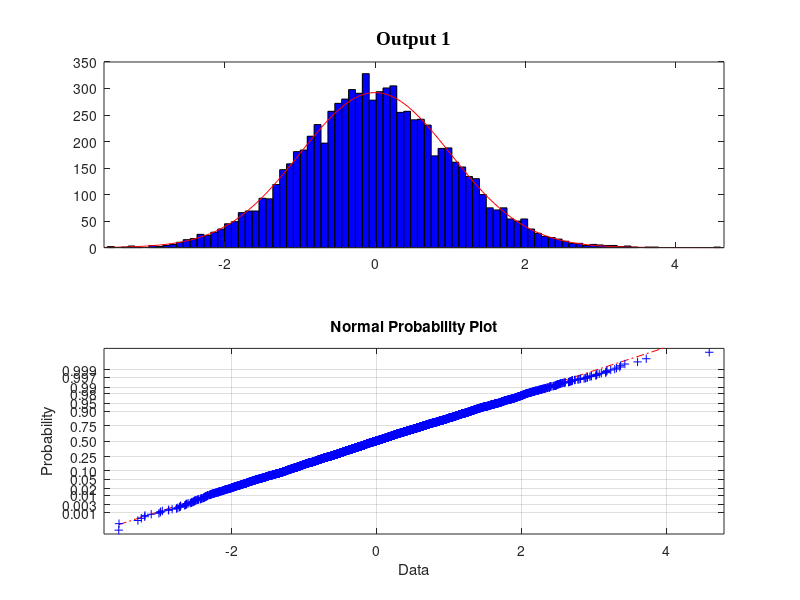
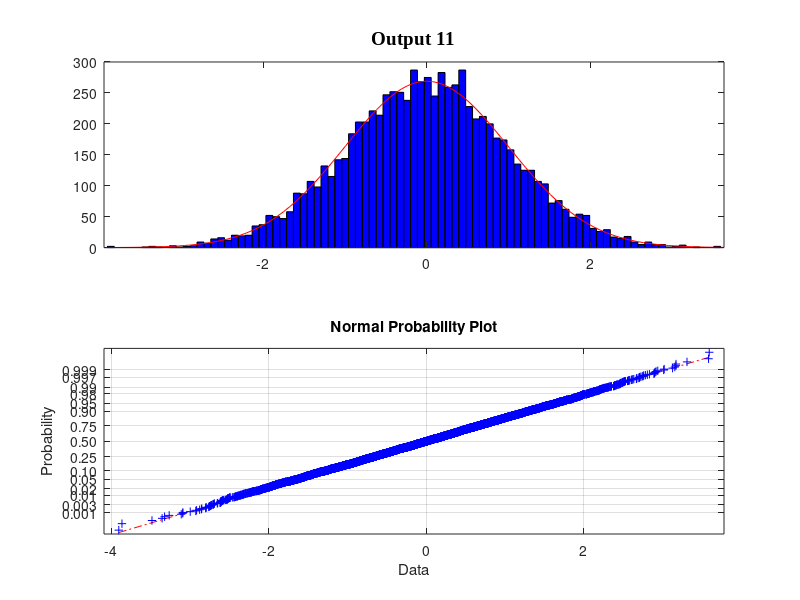
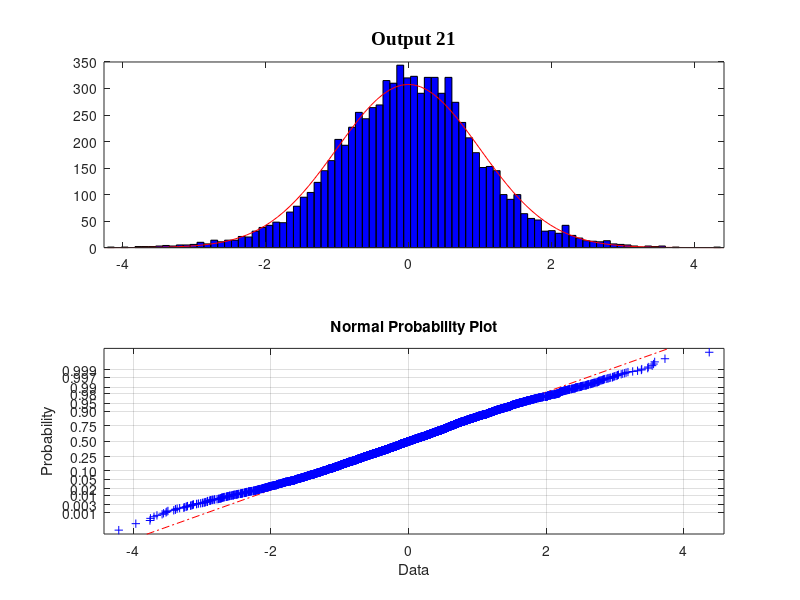

Here is the MATLAB script that generated these plots, in order: (Note: this script raises an error after producing the figures.)
function multiple_models(~)
clear;
clc;
close all;
load PART_III_DATA_3
Fs = 980;
fs=980;
N=length(Baseline_Signals(:,2));
TT=0:1/Fs:(length(Baseline_Signals(:,2))-1)/Fs;

baseline = [];
inspection = [];
for i=1:30
    Baseline_Signals(:,i)=detrend(Baseline_Signals(:,i));
    baseline(:,i)=Baseline_Signals(:,i)./std(Baseline_Signals(:,i));
end

for i=1:10
    Inspection_Unknown_Signals(:,i) = detrend(Inspection_Unknown_Signals(:,i));
    inspection(:,i) =  Inspection_Unknown_Signals(:,i)./std( Inspection_Unknown_Signals(:,i));
end

giannis=input('Which output is to be identified? \n');

%--------------------------------------------------------------------------
%                    Histogram and Normal Probability Plot
%--------------------------------------------------------------------------

i=10; ii=14; 

for output=1:10:21
    figure
    subplot(2,1,1),histfit(baseline(:,output),round(sqrt(N)))
    set(gca,'fontsize',i),box on
    feval('title',sprintf('Output %d',output),'Fontname','TimesNewRoman','fontsize',ii)
    subplot(2,1,2), normplot(baseline(:,output))
    set(gca,'fontsize',i),box on
end

pause

%--------------------------------------------------------------------------
%---------------- Welch based excitation-response spectra -----------------
%--------------------------------------------------------------------------

clc

disp('Welch based excitation-response spectra')
WINDOW=input('Give window length (samples): \n');
OVERLAP=0.8

NFFT=WINDOW;

%----------------------- estimation parameters ----------------------------
%--------------------------------------------------------------------------
if isempty(WINDOW); WINDOW = 1024; NFFT = WINDOW; end                     
%--------------------------------------------------------------------------

i=10; ii=14;

figure
[Pyy,w] = pwelch(baseline(:,giannis),WINDOW,round(OVERLAP*WINDOW),NFFT,fs); % response spectrum
plot(w,20*log10(abs(Pyy)))
set(gca,'fontsize',i),box on
xlim([0 fs/2])
feval('title',sprintf('Welch based response spectrum for output'),'Fontname','TimesNewRoman','fontsize',ii)
ylabel('PSD (dB)','Fontname','TimesNewRoman','Fontsize',ii)
xlabel('Frequency (Hz)','Fontname','TimesNewRoman','Fontsize',ii)


%--------------------------------------------------------------------------
%---------------- Welch based output spectra (window effect) --------------
%--------------------------------------------------------------------------

clear Pyy* w

%--------------------------------------------------------------------------
WINDOW1=512; WINDOW2=1024; WINDOW3=2048; WINDOW4=4096; OVERLAP=0.8;
%--------------------------------------------------------------------------

[Pyy1,w1] = pwelch(baseline(:,giannis),WINDOW1,round(OVERLAP*WINDOW1),WINDOW1,fs);
[Pyy2,w2] = pwelch(baseline(:,giannis),WINDOW2,round(OVERLAP*WINDOW2),WINDOW2,fs);
[Pyy3,w3] = pwelch(baseline(:,giannis),WINDOW3,round(OVERLAP*WINDOW3),WINDOW3,fs);
[Pyy4,w4] = pwelch(baseline(:,giannis),WINDOW4,round(OVERLAP*WINDOW4),WINDOW4,fs);

i=10; ii=14;

figure
plot(w1,20*log10(abs(Pyy1)),'k'),hold on
plot(w2,20*log10(abs(Pyy2)),'b')
plot(w3,20*log10(abs(Pyy3)),'r')
plot(w4,20*log10(abs(Pyy4)),':g')
set(gca,'fontsize',i)
xlim([0 fs/2])
title('Welch based output spectrum (window effect)','Fontname','TimesNewRoman','Fontsize',ii)
ylabel('Magnitude (dB)','Fontname','TimesNewRoman','Fontsize',ii)
xlabel('Frequency (Hz)','Fontname','TimesNewRoman','Fontsize',ii)
legend('512','1024','2048','4096','Location','SouthEast','Orientation','horizontal')

pause % ,close

%--------------------------------------------------------------------------
%---------------------------- AR identification -----------------------------
%--------------------------------------------------------------------------

disp('-----------------------------------');
disp('         AR Identification        ')
disp('-----------------------------------');
clc;
close all;
output=input('Select output for which to run ARX models:');

DATA=iddata(baseline(:,output),[],1/Fs);

minar=input('Give minimum AutoRegressive (AR) order: \n');
maxar=input('Give maximum AutoRegressive (AR) order: \n');

tic
for order=minar:maxar
%     models{order}=armax(DATA,[order order]);
    models{order}=ar(DATA,order);
    modal{order}=the_modals(models{order}.c,models{order}.a,Fs,1,1);
end
toc

Yp=cell(1,maxar); rss=zeros(1,maxar); BIC=zeros(1,maxar);

for order=minar:maxar
    BIC(order)=log(models{order}.noisevariance)+...
         (size(models{order}.parametervector,1)*log(N))/N;
end

for order=minar:maxar
    Yp{order}=predict(models{order},DATA,1);
    rss(order)=100*(norm(DATA.outputdata-Yp{order}.outputdata)^2)/(norm(DATA.outputdata)^2);
end
%% 
clear;
clc;
close all;
load MM_condC
%--------------------------------------------------------------------------
%-----------------------------  BIC-RSS plot ------------------------------
%--------------------------------------------------------------------------

i=10; ii=14;

figure
subplot(3,1,1),plot(minar:maxar,BIC(minar:maxar),'-o')
xlim([minar maxar])
title('BIC criterion','Fontname','TimesNewRoman','Fontsize',ii)
ylabel('BIC','Fontname','TimesNewRoman','Fontsize',ii)
set(gca,'fontsize',i)
subplot(3,1,2),plot(minar:maxar,rss(minar:maxar),'-o')
xlim([minar maxar])
title('RSS/SSS criterion','Fontname','TimesNewRoman','Fontsize',ii)
ylabel('RSS/SSS (%)','Fontname','TimesNewRoman','Fontsize',ii)
xlabel('AR(n)','Fontname','TimesNewRoman','Fontsize',ii)
set(gca,'fontsize',i)

subplot(3,1,3),plot(minar:maxar,aic(models{minar:maxar}),'-o')
xlim([minar maxar])
title('AIC criterion','Fontname','TimesNewRoman','Fontsize',ii)
ylabel('AIC','Fontname','TimesNewRoman','Fontsize',ii)
set(gca,'fontsize',i)

pause 

%--------------------------------------------------------------------------
%----------------- ARX/ARMA frequency stabilization plot ------------------
%--------------------------------------------------------------------------

    
[D,fn,z] = deal(zeros(maxar,round(maxar/2+1)));

for order=minar:maxar
    qq=size(modal{order},1);
    D(order,1:qq) = modal{order}(:,3).';
    fn(order,1:qq) = modal{order}(:,1).';
    z(order,1:qq) = modal{order}(:,2).';
end

i=10; ii=14;

figure, hold on
for order=minar:maxar
    for jj=1:maxar/2
        imagesc([5*fn(order,jj)],[order],[z(order,jj)])
    end
end
axis([0,5*Fs/2,minar,maxar])
colorbar,box on,
h = get(gca,'xtick');
set(gca,'xticklabel',h/5,'fontsize',i);
title('Frequency stabilization plot (colormap indicates damping ratio)','Fontname','TimesNewRoman','Fontsize',ii)

ylabel('AR(n)','Fontname','TimesNewRoman','Fontsize',ii)

xlabel('Frequency (Hz)','Fontname','TimesNewRoman','Fontsize',ii)
%text(5*Fs/2,45,'Damping Ratio','Fontname','TimesNewRoman','Fontsize',ii,...
%    'Rotation',-90,'VerticalAlignment','Middle','HorizontalAlignment','center')

pause % ,close

order=input('Select final model order: \n'); % select ARX/ARMA model orders <----------

disp('Natural Frequencies (Hz)');
disp(nonzeros(fn(order,:)))
 
disp('Damping Ratios (%)');
disp(nonzeros(z(order,:)))

pause

%--------------------------------------------------------------------------
%----------------------------- ARX/ARMA FRF -------------------------------
%--------------------------------------------------------------------------

[MAG,PHASE,wp] = dbode(models{order}.c,models{order}.a,1/Fs,2*pi*[0:0.01:Fs/2]);

i=10; ii=14;

figure
plot(wp/(2*pi),20*log10(abs(MAG)))
%plot(w,20*log10(abs(Txy)),'r')
xlim([0 Fs/2])
set(gca,'fontsize',i)

feval('title',sprintf('Parametric FRF for selected orders - AR(%d)',order),...
    'Fontname','TimesNewRoman','fontsize',ii)
ylabel('Magnitude (dB)','Fontname','TimesNewRoman','Fontsize',ii)
xlabel('Frequency (Hz)','Fontname','TimesNewRoman','Fontsize',ii)

pause % ,close

%--------------------------------------------------------------------------
%---------------- Parametric vs non-parametric spectrum comparison -------------
%--------------------------------------------------------------------------

%--------------------------------------------------------------------------
%order = 30; % select ARX orders                                           <----------
WINDOW = 512; NFFT = WINDOW; OVERLAP = 0.8; % Welch based parameters       <----------
%--------------------------------------------------------------------------

[Pyy,w] = pwelch(baseline(:,output),WINDOW,round(OVERLAP*WINDOW),NFFT,Fs);
[MAG,PHASE,wp] = ffplot(models{order},0:0.01:Fs/2);
MAG=reshape(MAG,[1 size(MAG,3)]);

figure
plot(wp,20*log10(abs(MAG))),hold on
plot(w,20*log10(abs(Pyy)),'r')
xlim([0 Fs/2])
set(gca,'fontsize',i)
title('Parametric (AR based) vs non-parametric (Welch based) spectrum comparison',...
    'Fontname','TimesNewRoman','Fontsize',ii)
ylabel('Magnitude (dB)','Fontname','TimesNewRoman','Fontsize',ii)
xlabel('Frequency (Hz)','Fontname','TimesNewRoman','Fontsize',ii)
legend('Parametric','Welch based','Location','SouthEast','Orientation','vertical')
pause 

%--------------------------------------------------------------------------
%---------------- Parametric vs non-parametric FRF comparison -------------
%--------------------------------------------------------------------------
clear Pyy w MAG PHASE wp
%--------------------------------------------------------------------------
%order = 30; % select ARX orders                                           <----------
WINDOW = 512; NFFT = WINDOW; OVERLAP = 0.8; % Welch based parameters       <----------
%--------------------------------------------------------------------------

[Pyy,w] = pwelch(baseline(:,output),WINDOW,round(OVERLAP*WINDOW),NFFT,Fs);
% [MAG,PHASE,wp] = dbode(models{order}.A,models{order}.C,1/Fs,2*pi*[0:0.01:fs/2]);
[MAG1,PHASE1,wp1] = ffplot(models{(50)},0:0.01:Fs/2);
MAG1=reshape(MAG1,[1 size(MAG1,3)]);
[MAG2,PHASE2,wp2] = ffplot(models{(60)},0:0.01:Fs/2);
MAG2=reshape(MAG2,[1 size(MAG2,3)]);
[MAG3,PHASE3,wp3] = ffplot(models{(70)},0:0.01:Fs/2);
MAG3=reshape(MAG3,[1 size(MAG3,3)]);
[MAG4,PHASE4,wp4] = ffplot(models{(80)},0:0.01:Fs/2);
MAG4=reshape(MAG4,[1 size(MAG4,3)]);
[MAG5,PHASE5,wp5] = ffplot(models{(90)},0:0.01:Fs/2);
MAG5=reshape(MAG5,[1 size(MAG5,3)]);

% MAGN=[]; PHAS=[]; wpp=[];
% for i =1:5
%     [MAGN(:,i),PHAS,wpp(:,i)] = ffplot(models{(40+i*10)},0:0.01:Fs/2);
% end
% for i =1:5
%     MAGN(:,i)=reshape(MAGN(:,i),[1 size(MAGN(:,i),3)]);
% end
i=10; ii=14;

figure
% for iii=1:5
%     plot(wpp(:,iii)/(2*pi),20*log10(abs(MAGN(:,iii)))),hold on
% end
plot(wp1,20*log10(abs(MAG1)),'g'),hold on
plot(wp2,20*log10(abs(MAG2)),'y'),hold on
plot(wp3,20*log10(abs(MAG3)),'b'),hold on
plot(wp4,20*log10(abs(MAG4)),'m'),hold on
plot(wp5,20*log10(abs(MAG5)),'r'),hold on
plot(w,20*log10(abs(Pyy)),'k')
xlim([0 Fs/2])
set(gca,'fontsize',i)
title('Parametric (AR based) vs non-parametric (Welch based) spectrum comparison',...
    'Fontname','TimesNewRoman','Fontsize',ii)
ylabel('Magnitude (dB)','Fontname','TimesNewRoman','Fontsize',ii)
xlabel('Frequency (Hz)','Fontname','TimesNewRoman','Fontsize',ii)
legend('AR(50)','AR(60)','AR(70)','AR(80)','AR(90)','Welch based','Location','SouthEast','Orientation','vertical')
pause

%--------------------------------------------------------------------------
%----------------------------- Residual ACF -------------------------------
%--------------------------------------------------------------------------

res=DATA.outputdata-Yp{order}.outputdata;

figure
acf_wn(res(order+1:end),100,0.8);
title('Residuals ACF','Fontname','TimesNewRoman','fontsize',12)
ylim([-0.5 0.5])
    
pause

%--------------------------------------------------------------------------
%                    Histogram and Normal Probability Plot
%--------------------------------------------------------------------------

N=length(res);

i=10; ii=14; 

figure
subplot(2,1,1),histfit(res,round(sqrt(N)))
set(gca,'fontsize',i),box on
title('Residuals','Fontname','TimesNewRoman','fontsize',ii)
subplot(2,1,2), normplot(res)
set(gca,'fontsize',i),box on

pause


%--------------------------------------------------------------------------
%                              Poles - Zeros
%--------------------------------------------------------------------------

figure
pzmap(models{order})

pause

%--------------------------------------------------------------------------
%                           Signal - predictions
%--------------------------------------------------------------------------

figure
plot(TT,DATA.outputdata,'-o'), hold on
plot(TT,Yp{order}.outputdata,'*')
title('Model one-step-ahead prediction (*) vs actual signal (o)','Fontname','TimesNewRoman','fontsize',12)
ylabel('Signal','Fontname','TimesNewRoman','Fontsize',ii)
xlabel('Time (s)','Fontname','TimesNewRoman','Fontsize',ii)
%xlim([11 11.3])

%--------------------------------------------------------------------------
%--------------------------------------------------------------------------
%AUXILIARY FILES
%--------------------------------------------------------------------------
%--------------------------------------------------------------------------
function [F,limits]=fdi_spectral_density(y_healthy,y_faulty,window,nfft,fs,alpha)

[Pyh,w] = pwelch(y_healthy,window,0,nfft,fs);
[Pyf,w] = pwelch(y_faulty,window,0,nfft,fs);
F = Pyh./Pyf;,K = length(y_healthy)/window;,p = [alpha/2 1-alpha/2];
limits = finv(p,2*K,2*K);
figure,plot(w,F),grid on,hold on
line([0 w(end)+1],[limits(1) limits(1)],'color','r','linestyle','--','linewidth',1.5)
line([0 w(end)+1],[limits(2) limits(2)],'color','r','linestyle','--','linewidth',1.5)
hold off

function fdi_frf(x_healthy,y_healthy,x_faulty,y_faulty,window,nfft,fs,alpha)

[tyh,w] = tfestimate(x_healthy,y_healthy,window,0,nfft,fs);
[tyf,w] = tfestimate(x_faulty,y_faulty,window,0,nfft,fs);  
[cyh,w] = mscohere(x_healthy,y_healthy,window,0,nfft,fs);  
K = length(y_healthy)/window; 
Tyh = abs(tyh);,Tyf = abs(tyf);,var_frf = [(1-cyh)./(2*K*cyh)].*Tyh.^2;
dT = Tyh - Tyf;,p = [alpha/2 1-alpha/2];,n = norminv(p);,z = n(2); % uper bound
figure,plot(w,abs(dT)./sqrt(2*var_frf)),grid on,hold on,,plot(w,z*ones(size(w)),'r')
hold off

function [Q,limit] = fdi_model_parameter(model_o,model_u,alpha)

theta_o = model_o.parametervector;,theta_u = model_u.parametervector;
P_o = model_o.covarianvematrix;,dtheta = theta_o - theta_u;,dP = 2*P_o;
Q = dtheta.'*inv(dP)*dtheta;,p = 1-alpha;,limit = chi2inv(p,size(theta_o,1));
figure,bar([0 Q 0]),hold on
line([0 4],[limit limit],'color','r','linestyle','--','linewidth',1.5)
hold off
set(gca,'fontsize',12,'xtick',[]),
title(' Model Parameter Based Method','fontsize',16)
ylabel('Test Statistic','fontsize',16)


function [Q,limit]=fdi_model_residual(model_o,data_o,data_u,method,alpha,max_lag)
%method: 'var' uses the residual variance, 'lik' the likelihood function and 'unc' the residual uncorrelatedness.
res_o = resid(model_o,data_o) ;,res_u = resid(model_o,data_u) ; 
var_res_o = var(res_o.outputdata) ;,var_res_u = var(res_u.outputdata) ;
Nu = size(res_u.outputdata,1) ;,No = size(res_o.outputdata,1) ;,d = length(model_o.parametervector) ;
if strcmp(method,'var')
    disp('Method A: Using the residual variance')    
    Q = var_res_u/var_res_o;
    p = 1-alpha;limit = finv(p,Nu-1,No-d-1);
    figure,bar([0 Q 0])
    hold on
    line([0 4],[limit limit],'color','r','linestyle','--','linewidth',1.5)
    hold off
    set(gca,'fontsize',12,'xtick',[])
    title('Residual Based Method A: using the residual variance','fontsize',16)
    ylabel('Test Statistic','fontsize',16)
elseif strcmp(method,'lik')
    disp('Method B: Using the likelihood function')
    Q = No*var_res_u/var_res_o ;
    p = 1-alpha;,limit = chi2inv(p,No);
    figure,bar([0 Q 0])
    hold on
    line([0 4],[limit limit],'color','r','linestyle','--','linewidth',1.5)
    hold off
    set(gca,'fontsize',12,'xtick',[])
    title('Residual Based Method B: using the likelihood function','fontsize',16)
    ylabel('Test Statistic','fontsize',16)
else 
    disp('Method C: Using the residual uncorrelatedness')
    rho_u = autocorr(res_u.outputdata,max_lag);,rho = rho_u(2:end).';
    Q = No*(No+2)*sum((rho.^2)./(No-(1:max_lag)));
    p = 1-alpha;,limit = chi2inv(p,max_lag-1);
    figure,bar([0 Q 0])
    hold on
    line([0 4],[limit limit],'color','r','linestyle','--','linewidth',1.5)
    hold off
    set(gca,'fontsize',12,'xtick',[])
    title(' Residual Based Method C: using the residual uncorrelatedness','fontsize',16)
    ylabel('Test Statistic','fontsize',16)
    
end

function [ac,a,sac,sx,up,x_axis]=acf(x,lag,y)
lim=max(size(x));
if nargin==2
    a=xcov(x,'coeff');
    tmp=max(size(a));
    ac=a(((tmp-1)/2)+1:((tmp-1)/2)+1+lag,1);
    sac=size(ac);
    up=(1.96/sqrt(lim))*ones(lag,1);
    lo=-up;
    x_axis=(0:1:lag-1)';
    sx=size(x_axis);
    bar(x_axis,ac(2:length(ac)))
    hold
    plot(x_axis,up,x_axis,lo)
    hold
    axis([0 lag-1 -1 1])
else
    a=xcov(x,y,'coeff');
    tmp=max(size(a));
    ac=a(((tmp-1)/2)+1:((tmp-1)/2)+1+lag,1);
    sac=size(ac);
    up=(1.96/sqrt(lim))*ones(lag,1);
    lo=-up;
    x_axis=(0:1:lag-1)';
    sx=size(x_axis);
    bar(x_axis,ac(2:length(ac)))
    hold
    plot(x_axis,up,x_axis,lo)
    hold
    axis([0 lag-1 -1 1])
end
% Not testeeeeeeeeed
function [modal]=the_modals(num,den,Fs,s,m)
% Estimation of the modal parameters (works inside the monte_carlo.m)
for i=1:s*m;
   [Delta,fn,z] = disper_new120106(num(i,:),den,Fs);
   Delta_full(:,i) = Delta;
   clear Delta
end

Delta_na=[];
for i = 1:length(fn)
   Delta_na(i,:) = max(abs(Delta_full(i,:)));
end
modal = [fn z Delta_na];


function [Delta,fn,z,R,lambda]=disper_new120106(num,den,Fs)

% num		: The numerator of the transfer function
% den		: The denominator of the transfer function
% Fs		: The sampling frequency (Hz)
% Delta	: The precentage dispersion
% fn		: The corresponding frequencies (Hz)
% z		: The corresponding damping (%)
% R		: The residues of the discrete system
% Mag		: The magnitude of the corresponding poles
% This function computes the dispersion of each frequency of a system. The System is  
% enetred as a transfer function. In case the order of numerator polynomial is greater than 
% that of the denominator the polynomial division is apllied, and the dispersion is considered at
% the remaine tf. The analysis is done using the Residuez routine of MATLAB.
% The results are printed in the screen in asceding order of frequencies.
% This routine displays only the dispersions from the natural frequencies (Complex Poles).

% REFERENCE[1]:  MIMO LMS-ARMAX IDENTIFICATION OF VIBRATING STRUCTURES - A Critical Assessment 
% REFERENCE[2]:  PANDIT WU

%--------------------------------------------
% Created	: 08 December 1999.
% Author(s)	: A. Florakis & K.A.Petsounis
% Updated	: 17 February 2006.
%--------------------------------------------

% Sampling Period
Ts=1/Fs;

% Calculate the residues of the Transfer Function
num=num(:).';
den=den(:).';

[R,P,K]=residuez(num,den);

R=R(:);P=P(:);K=K(:);


% Distinction between Real & Image Residues  
[R,P,l_real,l_imag]=srtrp(R,P,'all');

% Construction of M(k) (Eq. 45 REF[1])
for k=1:length(P)
   ELEM=R./(ones(length(P),1)-P(k).*P);             % Construction of the terms Ri/1-pk*pi
   M(k)=R(k)*sum(ELEM);										 % Calculation of M(k)  
   clear ELEM
end

% Dispersion of Modes (Eq. 46 & 47 REF[1])
D_real=real(M(1:l_real));D_imag=M(l_real+1:l_imag+l_real);
D=[D_real';D_imag'+conj(D_imag)'];


Delta=100*D./sum(D);     % Delta (%) 

% Sorting Dispersions by asceding Frequency 
lambda=P(l_real+1:l_imag+l_real);
Wn=Fs*abs(log(lambda));          % Corresponding Frequencies 
z= -cos(angle(log(lambda)));     % Damping Ratios
[Wn sr]=sort(Wn);
fn=Wn./(2*pi);                   % fn rad/sec==>Hz 
z=100*z(sr);                     % damping ratio(%) 

Delta=Delta(l_real+1:l_real+l_imag);
Delta=Delta(sr);

% Sorting Poles by asceding Frequency
lambda=lambda(sr);
R_imag_plus=R(l_real+1:l_real+l_imag);
R=R_imag_plus(sr);
%R=R.*Fs; 		% Residues for Impulse Invariance Method
%R=R./R(1);  	% Normalized Residues
   
Mag=abs(lambda);   % Magnitude of poles
Mag=Mag(sr);

%--------------------------------------------------------
% 				Results
%--------------------------------------------------------
form1= '%1d' ;
form2 = '%7.4e';  

if nargout==0,      
   % Print results on the screen. First generate corresponding strings:
   nmode = dprint([1:l_imag]','Mode',form1);
   wnstr = dprint(fn,'Frequency (Hz)',form2);
   zstr = dprint(z,'Damping (%)',form2);
   dstr = dprint(Delta,'Dispersion (%)',form2);
   rstr = dprint(R,'Norm. Residues ',form2);
   mrstr = dprint(lambda,'Poles',form1);
disp([nmode wnstr zstr dstr rstr mrstr	]);
else
end
function [R,P,nr,ni]=srtrp(R,P,flg)

% if flg='hf' ==> Real Residues & Imag Residues (from Real poles)
% else if flg='all' ==> Real Residues & Imag Residues (from positive poles) & Imag Residues (from negative Poles)

R_real=[];P_real=[];
R_imag_plus=[];P_imag_plus=[];
R_imag=[];P_imag=[];

for i=1:length(R)
   if imag(P(i))==0
      R_real=[R_real;R(i)];P_real=[P_real;P(i)];
   elseif imag(P(i))>0
      R_imag_plus=[R_imag_plus;R(i)];P_imag_plus=[P_imag_plus;P(i)];
   else
      R_imag=[R_imag;R(i)];P_imag=[P_imag;P(i)];
   end
end
switch flg
case 'all'
   R=[R_real;R_imag_plus;R_imag];P=[P_real;P_imag_plus;P_imag];
   nr=length(P_real);ni=length(P_imag);
case 'hf'
   P=[P_real;P_imag_plus];R=[R_real;R_imag_plus];
   nr=length(P_real);ni=length(P_imag);
end
function [Delta,fn,z,R,lambda]=disper_new(num,den,Fs)

% num		: The numerator of the transfer function
% den		: The denominator of the transfer function
% Fs		: The sampling frequency (Hz)
% Delta	: The precentage dispersion
% fn		: The corresponding frequencies (Hz)
% z		: The corresponding damping (%)
% R		: The residues of the discrete system
% Mag		: The magnitude of the corresponding poles
% This function computes the dispersion of each frequency of a system. The System is  
% enetred as a transfer function. In case the order of numerator polynomial is greater than 
% that of the denominator the polynomial division is apllied, and the dispersion is considered at
% the remaine tf. The analysis is done using the Residuez routine of MATLAB.
% The results are printed in the screen in asceding order of frequencies.
% This routine displays only the dispersions from the natural frequencies (Complex Poles).

% REFERENCE[1]:  MIMO LMS-ARMAX IDENTIFICATION OF VIBRATING STRUCTURES - A Critical Assessment 
% REFERENCE[2]:  PANDIT WU

%--------------------------------------------
% Created	: 08 December 1999.
% Author(s)	: A. Florakis & K.A.Petsounis
% Updated	: 16 February 1999.
%--------------------------------------------

% Sampling Period
Ts=1/Fs;

% Calculate the residues of the Transfer Function
num=num(:).';
den=den(:).';

%---------------------------------------------------
% For Analysis with the contant term
%[UPOLOIPO,PILIKO]=deconv(fliplr(num),fliplr(den));
%UPOLOIPO=fliplr(UPOLOIPO);
%PILIKO=fliplr(PILIKO);
%---------------------------------------------------


[R,P,K]=residuez(num,den);
% keyboard
%OROS=PILIKO(1);
% Make rows columns
%R=R(:);P=P(:);K=K(:);
R=R(:);P=P(:);K=K(:);


% Distinction between Real & Image Residues  
[R,P,l_real,l_imag]=srtrp(R,P,'all');

% Construction of M(k) (Eq. 45 REF[1])
for k=1:length(P)
   ELEM=R./(ones(length(P),1)-P(k).*P);             % Construction of the terms Ri/1-pk*pi
   M(k)=R(k)*sum(ELEM);										 % Calculation of M(k)  
   clear ELEM
end

% Dispersion of Modes (Eq. 46 & 47 REF[1])
D_real=real(M(1:l_real));D_imag=M(l_real+1:l_imag+l_real);
D=[D_real';D_imag'+conj(D_imag)'];

% Precentage Dispersion (Eq. 48 REF[1])
%if ~isempty(K)
%   D=D(:).';
%   VARY=[K^2 2*K*OROS D]; 
%   Delta=100*VARY./sum(VARY);
	% tests   sum(Delta);Delta(1);Delta(2)
%   Delta=Delta(3:length(Delta))'
%else
%  disp('mhn mpeis')
	Delta=100*D./sum(D);
	%Delta=D_imag./sum(D_imag)
   sum(Delta);
   %dou=K^2/sum(D+K^2)
%end
%keyboard

% Sorting Dispersions by asceding Frequency 
lambda=P(l_real+1:l_imag+l_real);
Wn=Fs*abs(log(lambda));          % Corresponding Frequencies 
z= -cos(angle(log(lambda)));     % Damping Ratios
[Wn sr]=sort(Wn);
fn=Wn./(2*pi);                   % rad/sec==>Hz 
z=100*z(sr);

Delta=Delta(l_real+1:l_real+l_imag);
Delta=Delta(sr);

% Sorting Poles by asceding Frequency
lambda=lambda(sr);
R_imag_plus=R(l_real+1:l_real+l_imag);
R=R_imag_plus(sr);
%R=R.*Fs; 		% Residues for Impulse Invariance Method
%R=R./R(1);  	% Normalized Residues
   
Mag=abs(lambda);   % Magnitude of poles
Mag=Mag(sr);

%--------------------------------------------------------
% 				Results
%--------------------------------------------------------
form1= '%1d' ;
form2 = '%7.4e';  

if nargout==0,      
   % Print results on the screen. First generate corresponding strings:
   nmode = dprint([1:l_imag]','Mode',form1);
   wnstr = dprint(fn,'Frequency (Hz)',form2);
   zstr = dprint(z,'Damping (%)',form2);
   dstr = dprint(Delta,'Dispersion (%)',form2);
   rstr = dprint(R,'Norm. Residues ',form2);
   mrstr = dprint(lambda,'Poles',form1);
disp([nmode wnstr zstr dstr rstr mrstr	]);
else
end
